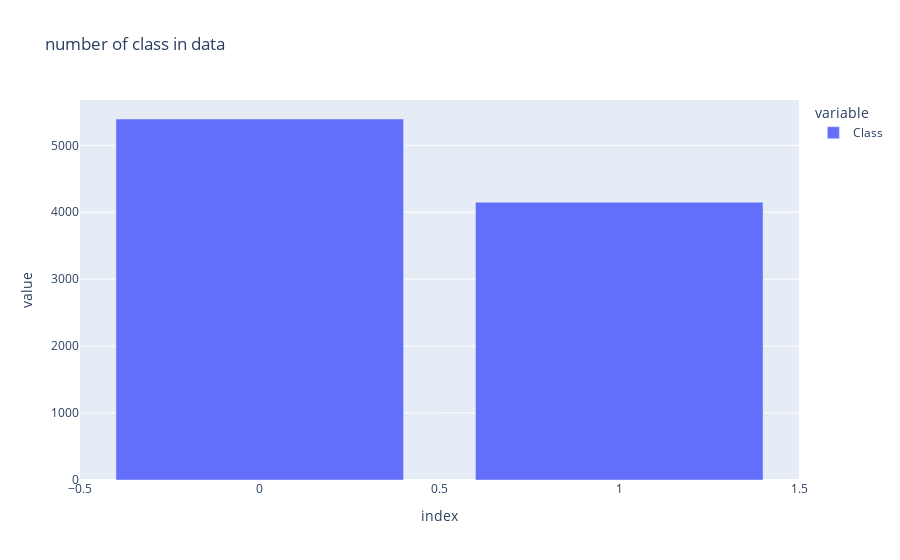

Notebook code cell kept with this figure:
### Code cell
px.bar(data['Class'].value_counts(), title='number of class in data')

### Figure 1 — Plotly figure (JSON) as saved in the notebook; plotly's stock layout.template omitted (floating-point values rounded to 4 significant figures)
{"data": [{"alignmentgroup": "True", "hovertemplate": "variable=Class<br>index=%{x}<br>value=%{y}<extra></extra>", "legendgroup": "Class", "marker": {"color": "#636efa", "pattern": {"shape": ""}}, "name": "Class", "offsetgroup": "Class", "orientation": "v", "showlegend": true, "textposition": "auto", "type": "bar", "x": [0, 1], "xaxis": "x", "y": [5393, 4150], "yaxis": "y"}], "layout": {"barmode": "relative", "legend": {"title": {"text": "variable"}, "tracegroupgap": 0}, "title": {"text": "number of class in data"}, "xaxis": {"anchor": "y", "domain": [0, 1], "title": {"text": "index"}}, "yaxis": {"anchor": "x", "domain": [0, 1], "title": {"text": "value"}}}}
